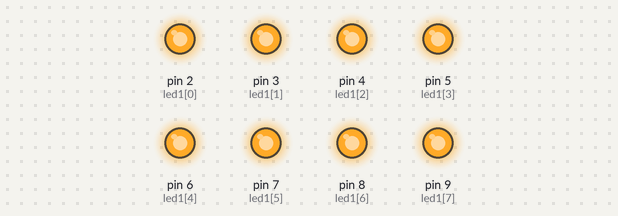
Simulated run of this sketch. Board: Arduino Uno, built with avr-gcc and run on an emulated ATmega328P. Shown: output pins drawn as LEDs (lit = HIGH).

Above: at 0.2 s.
At 1.2 s:
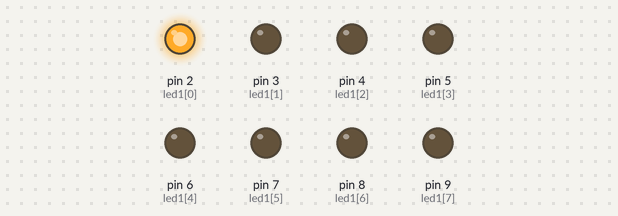
At 2.7 s:
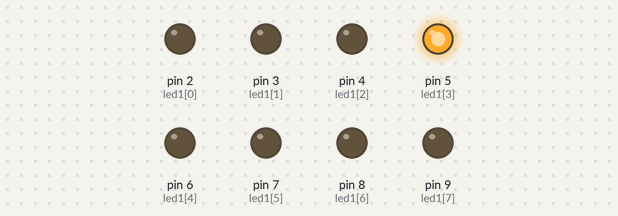
At 5.0 s:
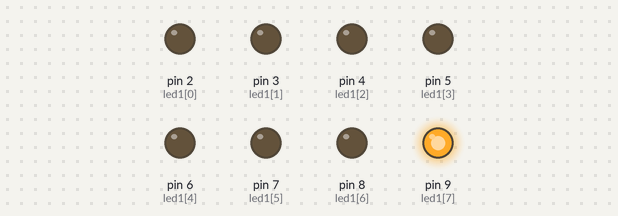
At 8.2 s:
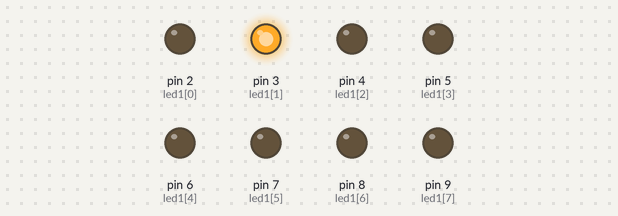
At 11.2 s:
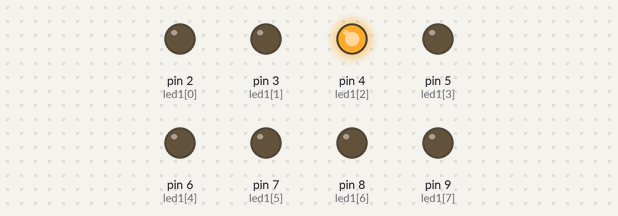
Timing chart, 0 to 11.7 s (numbered marks = the images above):
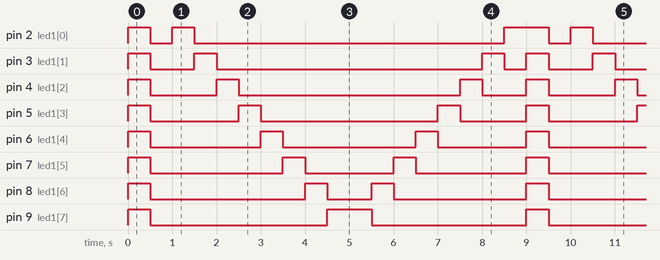

Measured:
- by itself, pin 2 (led1[0]): repeats every 9.0 s: LOW 0.50 s, HIGH 0.50 s, LOW 7.0 s, HIGH 1.0 s
- by itself, pin 3 (led1[1]): repeats every 9.0 s: LOW 1.0 s, HIGH 0.50 s, LOW 6.0 s, HIGH 0.50 s, LOW 0.50 s, HIGH 0.50 s
- by itself, pin 4 (led1[2]): repeats every 9.0 s: LOW 1.5 s, HIGH 0.50 s, LOW 5.0 s, HIGH 0.50 s, LOW 1.0 s, HIGH 0.50 s
- by itself, pin 5 (led1[3]): repeats every 9.0 s: LOW 2.0 s, HIGH 0.50 s, LOW 4.0 s, HIGH 0.50 s, LOW 1.5 s, HIGH 0.50 s
- by itself, pin 6 (led1[4]): repeats every 9.0 s: LOW 2.5 s, HIGH 0.50 s, LOW 3.0 s, HIGH 0.50 s, LOW 2.0 s, HIGH 0.50 s
- by itself, pin 7 (led1[5]): repeats every 9.0 s: LOW 3.0 s, HIGH 0.50 s, LOW 2.0 s, HIGH 0.50 s, LOW 2.5 s, HIGH 0.50 s
- by itself, pin 8 (led1[6]): repeats every 9.0 s: LOW 3.5 s, HIGH 0.50 s, LOW 1.0 s, HIGH 0.50 s, LOW 3.0 s, HIGH 0.50 s
- by itself, pin 9 (led1[7]): repeats every 9.0 s: LOW 4.0 s, HIGH 1.0 s, LOW 3.5 s, HIGH 0.50 s

The sketch:

LED_contral.ino
```cpp
int led1[]={2, 3, 4, 5, 6, 7, 8, 9};
int i, t;
void setup() {
  // put your setup code here, to run once:
  for(i=0;i<8;i++){
    pinMode(led1[i], OUTPUT);
  }
}

void allonoff(){
  for(i=0;i<8;i++){
    digitalWrite(led1[i], HIGH);
  }
  delay(500);

  for(i=0;i<8;i++){
    digitalWrite(led1[i], LOW);
  }
  delay(500);
}

void goRightLeft(){
  for(i=0;i<8;i++){
    digitalWrite(led1[i], HIGH);
    digitalWrite(led1[i-1], LOW);
    delay(500);
  }
  for(i=7;i>-1;i--){
    digitalWrite(led1[i], HIGH);
    digitalWrite(led1[i+1], LOW);
    delay(500);
  }
}
void loop() {
  // put your main code here, to run repeatedly:
  allonoff();
  goRightLeft();
}
```
